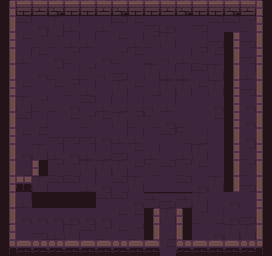

Below is a game level as drawn by its tile map, then a one-line description and the .tmx file that defines it, in full:
An orthogonal 17x16 tile map with 16x16 px tiles, 2 tile layers (map, scatter) and 24 objects (Gate-BLUE-NAND).

<map version="1.5" tiledversion="1.7.2" orientation="orthogonal" renderorder="right-down" width="17" height="16" tilewidth="16" tileheight="16" infinite="0" nextlayerid="4" nextobjectid="67">
 <editorsettings>
  <export target="../game/src/maps/tubular.lua" format="lua" />
 </editorsettings>
 <tileset firstgid="1" source="tileset/dungeon-tileset.tsx" />
 <layer id="1" name="map" width="17" height="16">
  <data encoding="csv">
1,2,3,4,5,2,3,4,5,2,3,4,5,2,4,3,6,
11,28,27,29,8,19,8,28,18,9,27,19,9,28,28,7,6,
21,18,7,7,8,8,19,18,8,7,29,19,17,9,21,9,16,
31,8,18,27,7,19,27,7,18,20,30,8,7,18,11,9,26,
11,19,27,7,17,7,30,9,19,29,8,8,28,29,31,8,36,
21,18,19,18,7,8,19,29,18,17,29,29,18,29,21,9,16,
31,29,7,20,27,28,8,17,17,30,8,19,19,27,21,27,26,
11,28,17,19,18,7,18,29,7,10,27,20,19,18,21,27,36,
21,18,18,9,9,9,27,8,8,19,28,10,17,19,31,27,16,
31,27,29,8,27,8,17,9,18,8,19,8,29,19,21,7,26,
11,17,26,7,7,29,29,29,18,10,28,7,18,19,31,7,36,
21,53,29,28,28,8,27,28,29,19,19,28,27,29,11,9,16,
31,8,79,79,79,79,28,28,27,63,62,63,29,19,27,19,26,
11,27,27,27,27,27,27,18,18,1,29,6,7,17,27,9,36,
1,19,9,8,29,28,7,18,7,31,17,36,19,27,29,29,16,
41,42,43,44,45,42,42,44,45,42,18,44,45,42,45,43,46
</data>
 </layer>
 <layer id="3" name="scatter" width="17" height="16">
  <data encoding="csv">
0,0,0,0,0,0,0,0,0,0,0,0,0,0,0,0,0,
0,0,0,0,0,0,0,0,0,0,0,0,0,0,0,0,0,
0,0,0,0,0,0,0,0,0,0,0,0,0,0,0,0,0,
0,0,0,0,0,0,0,0,0,0,0,0,0,0,0,0,0,
0,0,0,0,0,0,0,0,0,0,0,0,0,0,0,0,0,
0,0,0,0,0,0,0,0,0,0,0,0,0,0,0,0,0,
0,0,0,0,0,0,0,0,0,0,0,0,0,0,0,0,0,
0,0,0,0,0,0,0,0,0,0,0,0,0,0,0,0,0,
0,0,0,0,0,0,0,0,0,0,0,0,0,0,0,0,0,
0,0,0,0,0,0,0,0,0,0,0,0,0,0,0,0,0,
0,0,0,0,0,0,0,0,0,0,0,0,0,0,0,0,0,
0,0,0,0,0,0,0,0,0,0,0,0,0,0,0,0,0,
0,0,0,0,0,0,0,0,0,0,0,0,0,0,0,0,0,
0,0,0,0,0,0,0,0,0,0,0,0,0,0,0,0,0,
0,0,0,0,0,0,0,0,0,0,0,0,0,0,0,0,0,
0,0,0,0,0,0,0,0,0,0,0,0,0,0,0,0,0
</data>
 </layer>
 <objectgroup id="2" name="entities">
  <object id="37" template="templates/BoulderRound.tx" x="240" y="192" />
  <object id="38" template="templates/BLUE/PressurePlate-BLUE.tx" x="240" y="16" />
  <object id="39" template="templates/GREEN/PressurePlate-GREEN.tx" x="224" y="208" />
  <object id="40" template="templates/GREEN/Gate-GREEN.tx" x="240" y="48" />
  <object id="41" template="templates/PlayerStart.tx" x="128" y="208" />
  <object id="42" template="templates/BoulderRound.tx" x="208" y="32" />
  <object id="43" template="templates/GREEN/PressurePlate-GREEN.tx" x="208" y="224" />
  <object id="44" template="templates/Light.tx" x="16" y="192" />
  <object id="46" template="templates/MovableMirror_UR.tx" x="112" y="192" />
  <object id="47" template="templates/MovableMirror_UL.tx" x="192" y="192" />
  <object id="48" template="templates/BLUE/Gate-BLUE.tx" name="Gate-BLUE-NAND" x="160" y="96" />
  <object id="49" template="templates/MovableMirror_DL.tx" x="32" y="32" />
  <object id="50" template="templates/Boulder.tx" x="160" y="112" />
  <object id="51" template="templates/BoulderRound.tx" x="160" y="160" />
  <object id="52" template="templates/RED/PressurePlate-RED.tx" x="80" y="112" />
  <object id="53" template="templates/RED/PressurePlate-RED.tx" x="64" y="112" />
  <object id="54" template="templates/RotatingMirror_DR.tx" x="16" y="96" />
  <object id="56" template="templates/RED/Gate-RED.tx" x="16" y="144" />
  <object id="57" template="templates/Tomb-GoldenKey.tx" x="16" y="160" />
  <object id="58" template="templates/Vampire.tx" x="160" y="224" />
  <object id="59" template="templates/PINK/PressurePlate-PINK.tx" x="160" y="192" />
  <object id="64" template="templates/PINK/Gate-PINK.tx" x="16" y="128" />
  <object id="65" template="templates/Coffee.tx" x="240" y="16" />
  <object id="66" template="templates/ExitDoor.tx" x="160" y="240" />
 </objectgroup>
</map>
